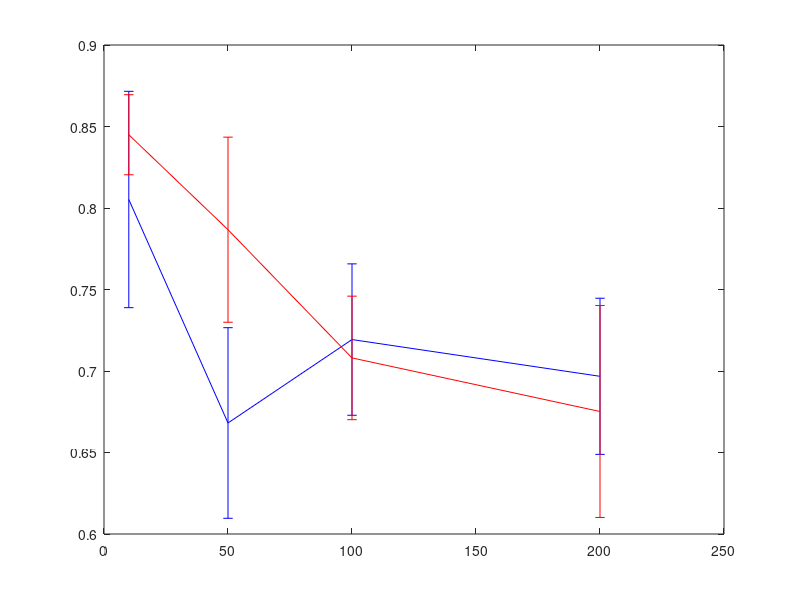

This figure's MATLAB source:
load ('Synth_MLMTL_Convex');
[T,N] = size(Qualities);
RMSE_est = zeros(T,N);
for t = 1:T
    for i = 1:N
        RMSE_est(t,i) =  Qualities{t,i}.RMSE_est;
    end
end
RMSE_est = RMSE_est';
mean_Cvx = mean(RMSE_est);
var_Cvx = std(RMSE_est);
tLen = [10, 50, 100, 200];


load ('Synth_MLMTL_Mixture');
RMSE_est = zeros(T,N);
for t = 1:T
    for i = 1:N
        RMSE_est(t,i) =  Qualities{t,i}.RMSE_est;
    end
end
RMSE_est = RMSE_est';
mean_Mix = mean(RMSE_est);
var_Mix = std(RMSE_est);
tLen = [10, 50, 100, 200];
errorbar(tLen, [mean_Cvx ], [var_Cvx],'b'); hold on;
errorbar(tLen, mean_Mix, var_Mix,'r'); hold on;


    